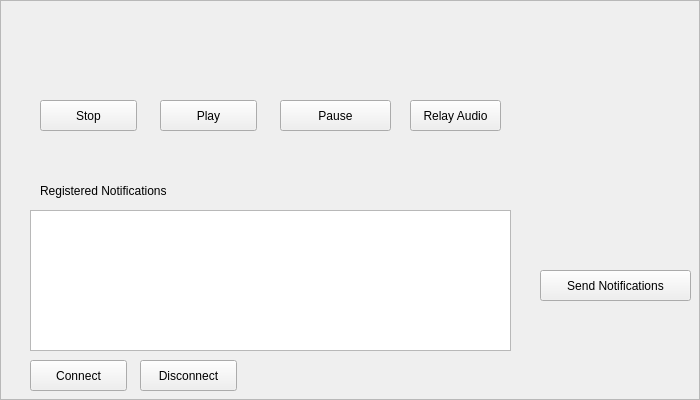
  <widget class="QFrame" name="deviceAVFrame">
   <property name="geometry">
    <rect>
     <x>110</x>
     <y>10</y>
     <width>700</width>
     <height>400</height>
    </rect>
   </property>
   <property name="autoFillBackground">
    <bool>true</bool>
   </property>
   <property name="frameShape">
    <enum>QFrame::StyledPanel</enum>
   </property>
   <property name="frameShadow">
    <enum>QFrame::Raised</enum>
   </property>
   <widget class="QPushButton" name="btnConnectAV">
    <property name="geometry">
     <rect>
      <x>30</x>
      <y>360</y>
      <width>97</width>
      <height>31</height>
     </rect>
    </property>
    <property name="text">
     <string>Connect</string>
    </property>
   </widget>
   <widget class="QPushButton" name="btnPlayTone">
    <property name="geometry">
     <rect>
      <x>160</x>
      <y>100</y>
      <width>97</width>
      <height>31</height>
     </rect>
    </property>
    <property name="text">
     <string>Play</string>
    </property>
   </widget>
   <widget class="QPushButton" name="btnStopAV">
    <property name="geometry">
     <rect>
      <x>40</x>
      <y>100</y>
      <width>97</width>
      <height>31</height>
     </rect>
    </property>
    <property name="text">
     <string>Stop</string>
    </property>
   </widget>
   <widget class="QPushButton" name="btnDisconnectAV">
    <property name="geometry">
     <rect>
      <x>140</x>
      <y>360</y>
      <width>97</width>
      <height>31</height>
     </rect>
    </property>
    <property name="text">
     <string>Disconnect</string>
    </property>
   </widget>
   <widget class="QPushButton" name="pushButtonNotifn">
    <property name="geometry">
     <rect>
      <x>540</x>
      <y>270</y>
      <width>151</width>
      <height>31</height>
     </rect>
    </property>
    <property name="text">
     <string>Send Notifications</string>
    </property>
   </widget>
   <widget class="QListWidget" name="listNotifications">
    <property name="geometry">
     <rect>
      <x>30</x>
      <y>210</y>
      <width>481</width>
      <height>141</height>
     </rect>
    </property>
   </widget>
   <widget class="QLabel" name="label_7">
    <property name="geometry">
     <rect>
      <x>40</x>
      <y>180</y>
      <width>181</width>
      <height>21</height>
     </rect>
    </property>
    <property name="text">
     <string>Registered Notifications</string>
    </property>
   </widget>
   <widget class="QPushButton" name="PauseButton_2">
    <property name="geometry">
     <rect>
      <x>280</x>
      <y>100</y>
      <width>111</width>
      <height>31</height>
     </rect>
    </property>
    <property name="text">
     <string>Pause</string>
    </property>
   </widget>
   <widget class="QPushButton" name="btnStartStopAudioRelay">
    <property name="geometry">
     <rect>
      <x>410</x>
      <y>100</y>
      <width>91</width>
      <height>31</height>
     </rect>
    </property>
    <property name="text">
     <string>Relay Audio</string>
    </property>
   </widget>
  </widget>
